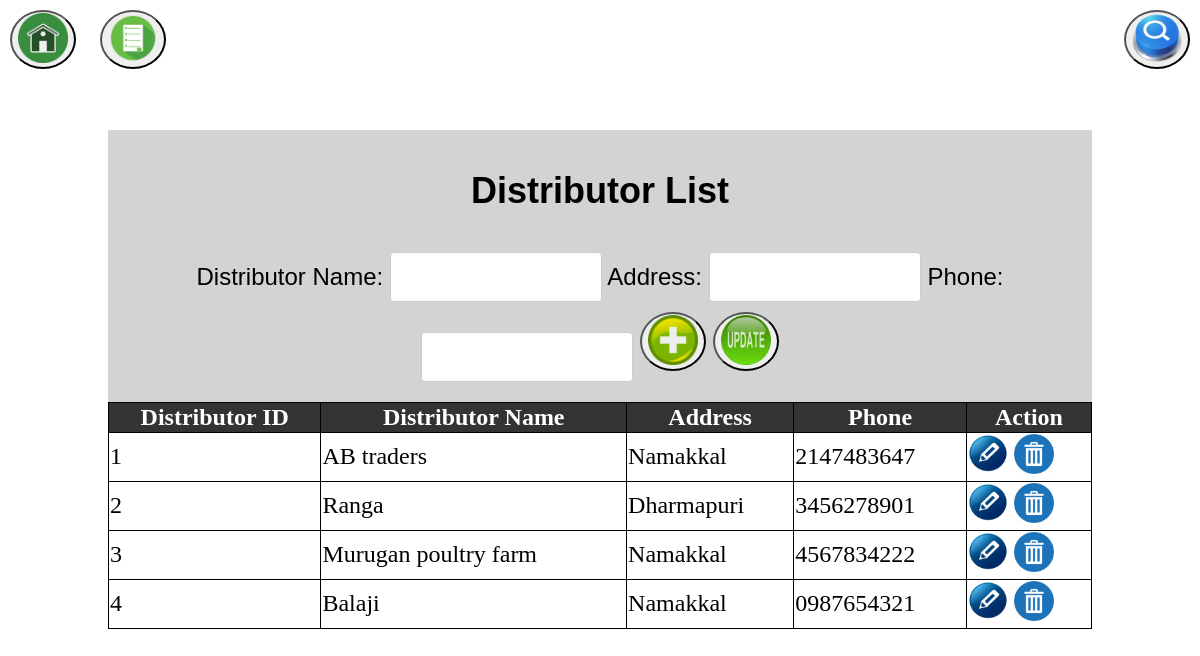
Screenshot of /Admin/distributor.php with the database file from the repository.
### tables this page shows
CREATE TABLE `distributors` (
  `distributor_id` int(11) NOT NULL,
  `distributor_name` varchar(30) NOT NULL,
  `distributor_address` varchar(40) NOT NULL,
  `distributor_phone` char(10) NOT NULL
);

### Admin/distributor.php (the view, shortened to what this page needs)
<?php
include 'db.php';
?>
<!DOCTYPE html>
<html lang="en">
<head>
</head>
<body>
<div style="position: fixed; top: 10px; left: 10px;">
    <button>
    <a href="dash.php">
        <img src="image/home_icon.png" alt="Home" style="width: 50px; height: 50px;">
    </a>
    </button>
</div>
<div style="position: fixed; top: 10px; left: 100px;">
    <button>
    <a href="distributor_list.php">
        <img src="image/product_list_icon.png" alt="Distributor List" style="width: 50px; height: 50px;">
    </a>
    </button>
</div>
<div style="position: fixed; top: 10px; right: 10px;">
        <button id="searchDistributorBtn" style="border-radius: 50%;">
            <img src="image/search_icon.png" alt="Search" style="width: 50px; height: 50px;">
        </button>
    </div>
<div class="container">
            <div class="header" style="font-size: 24px; background-color: lightgray; padding: 10px; text-align: center;">
                <h2>Distributor List</h2>
    <form method="POST">
        <label>Distributor Name:</label>
        <input type="text" name="distributor_name" id="distributor_name_input" required>
        <label>Address:</label>
        <input type="text" name="distributor_address" id="distributor_address_input" required>
        <label>Phone:</label>
        <input type="text" name="distributor_phone" id="distributor_phone_input" required>
        <button type="submit" name="add_distributor" style="border-radius: 50%; "><img src="image/add_icon.png" alt="Add" style="width: 50px; height: 50px;"></button>
        <button type="submit" name="update_distributor" style="border-radius: 50%;"><img src="image/update_icon.png" alt="Update" style="width: 50px; height: 50px;"></button>
    </form>
    </div>
    <table border="1">
     <tr>
            <th>Distributor ID</th>
            <th>Distributor Name</th>
            <th>Address</th>
            <th>Phone</th>
            <th>Action</th>
        </tr>
        <?php
        $sql = "SELECT * FROM distributors";
        $result = $conn->query($sql);
        while ($row = $result->fetch_assoc()): ?>
        <tr>
            <td><?= $row['distributor_id'] ?></td>
            <td><?= $row['distributor_name'] ?></td>
            <td><?= $row['distributor_address'] ?></td>
            <td><?= $row['distributor_phone'] ?></td>
            <td>
                <img src="image/edit_icon.png" alt="Edit" style="width: 40px; height: 40px;" onclick="editDistributor(<?= $row['distributor_id'] ?>, '<?= $row['distributor_name'] ?>', '<?= $row['distributor_address'] ?>', '<?= $row['distributor_phone'] ?>')">
            <a href="?delete=<?= $row['distributor_id'] ?>" onclick="return confirm('Are you sure?')"><img src="image/delete_icon.png" style="width: 40px; height: 40px;" alt="Delete"></a>
            </td>
        </tr>
        <?php endwhile; ?>
    </table>
</div>
</body>
</body>
</html>

### Admin/distributor.php (style rules this page uses)
body { background-image: url('image/image.png'); font-family: Arial, sans-serif; }
.container { margin-top: 100px; margin-left: 70px; margin-right: 70px; padding: 30px; }
.container h2 { text-align: center; color: black; }
.container input { width: 22%; padding: 10px; margin: 10px 0; border: 1px solid #ccc; border-radius: 4px; box-sizing: border-box; font-size: 24px; }
button { border-radius: 50%; transition: transform 0.3s ease; }
table { font-family: 'Times New Roman', Times, serif; border-collapse: collapse; width: 100%; font-size: 24px; border: 1px solid black; border-collapse: collapse; width: 100%; font-family: 'Times New Roman', Times, serif; }
table tr th { background-color: #333; color: white; }
table tr td { background-color: white; color: black; }
button { position: relative; }

### rows the page displays
distributors: distributor_id "1", distributor_name "AB traders", distributor_address "Namakkal", distributor_phone "2147483647"
distributors: distributor_id "2", distributor_name "Ranga", distributor_address "Dharmapuri", distributor_phone "3456278901"
distributors: distributor_id "3", distributor_name "Murugan poultry farm", distributor_address "Namakkal", distributor_phone "4567834222"
distributors: distributor_id "4", distributor_name "Balaji", distributor_address "Namakkal", distributor_phone "0987654321"
